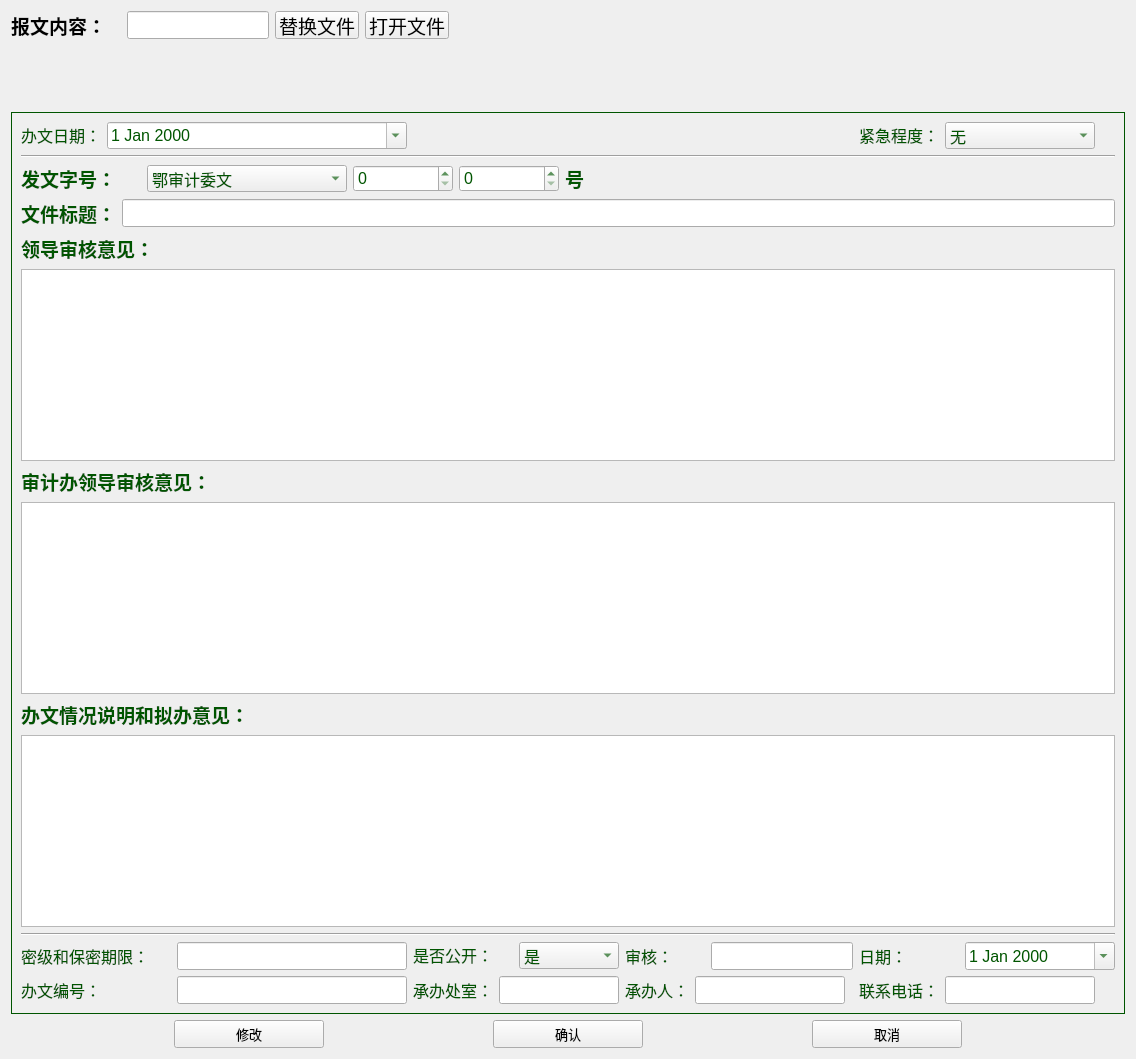
     <widget class="QWidget" name="page_gw">
      <layout class="QGridLayout" name="gridLayout_3">
       <item row="2" column="0">
        <widget class="QFrame" name="frame_2">
         <property name="styleSheet">
          <string notr="true">color: rgb(0, 85, 0);</string>
         </property>
         <property name="frameShape">
          <enum>QFrame::Box</enum>
         </property>
         <property name="frameShadow">
          <enum>QFrame::Plain</enum>
         </property>
         <layout class="QGridLayout" name="gridLayout">
          <item row="0" column="0">
           <layout class="QFormLayout" name="formLayout_35">
            <item row="0" column="0">
             <widget class="QLabel" name="label_34">
              <property name="font">
               <font>
                <pointsize>12</pointsize>
               </font>
              </property>
              <property name="text">
               <string>&lt;html&gt;&lt;head/&gt;&lt;body&gt;&lt;p&gt;&lt;span style=&quot; color:#005500;&quot;&gt;办文日期：&lt;/span&gt;&lt;/p&gt;&lt;/body&gt;&lt;/html&gt;</string>
              </property>
             </widget>
            </item>
            <item row="0" column="1">
             <widget class="QDateEdit" name="dateEdit_7">
              <property name="font">
               <font>
                <pointsize>12</pointsize>
               </font>
              </property>
              <property name="calendarPopup">
               <bool>true</bool>
              </property>
             </widget>
            </item>
           </layout>
          </item>
          <item row="0" column="3">
           <layout class="QFormLayout" name="formLayout_36">
            <item row="0" column="0">
             <widget class="QLabel" name="label_35">
              <property name="font">
               <font>
                <pointsize>12</pointsize>
               </font>
              </property>
              <property name="text">
               <string>&lt;html&gt;&lt;head/&gt;&lt;body&gt;&lt;p&gt;&lt;span style=&quot; color:#005500;&quot;&gt;紧急程度：&lt;/span&gt;&lt;/p&gt;&lt;/body&gt;&lt;/html&gt;</string>
              </property>
             </widget>
            </item>
            <item row="0" column="1">
             <widget class="QComboBox" name="comboBox_4">
              <property name="maximumSize">
               <size>
                <width>150</width>
                <height>16777215</height>
               </size>
              </property>
              <property name="font">
               <font>
                <pointsize>12</pointsize>
               </font>
              </property>
              <item>
               <property name="text">
                <string>无</string>
               </property>
              </item>
              <item>
               <property name="text">
                <string>特急</string>
               </property>
              </item>
              <item>
               <property name="text">
                <string>加急</string>
               </property>
              </item>
             </widget>
            </item>
           </layout>
          </item>
          <item row="1" column="0" colspan="4">
           <widget class="Line" name="line_4">
            <property name="sizePolicy">
             <sizepolicy hsizetype="Expanding" vsizetype="Fixed">
              <horstretch>0</horstretch>
              <verstretch>0</verstretch>
             </sizepolicy>
            </property>
            <property name="orientation">
             <enum>Qt::Horizontal</enum>
            </property>
           </widget>
          </item>
          <item row="2" column="0" colspan="4">
           <layout class="QHBoxLayout" name="horizontalLayout_14">
            <item>
             <widget class="QLabel" name="label_num">
              <property name="maximumSize">
               <size>
                <width>120</width>
                <height>16777215</height>
               </size>
              </property>
              <property name="font">
               <font>
                <pointsize>14</pointsize>
                <weight>75</weight>
                <bold>true</bold>
               </font>
              </property>
              <property name="text">
               <string>&lt;html&gt;&lt;head/&gt;&lt;body&gt;&lt;p&gt;&lt;span style=&quot; color:#005500;&quot;&gt;发文字号：&lt;/span&gt;&lt;/p&gt;&lt;/body&gt;&lt;/html&gt;</string>
              </property>
             </widget>
            </item>
            <item>
             <widget class="QComboBox" name="comboBox_10">
              <property name="maximumSize">
               <size>
                <width>200</width>
                <height>16777215</height>
               </size>
              </property>
              <property name="font">
               <font>
                <pointsize>12</pointsize>
                <weight>50</weight>
                <bold>false</bold>
               </font>
              </property>
              <item>
               <property name="text">
                <string>鄂审计委文</string>
               </property>
              </item>
              <item>
               <property name="text">
                <string>鄂审计委发</string>
               </property>
              </item>
              <item>
               <property name="text">
                <string>鄂审计委办文</string>
               </property>
              </item>
              <item>
               <property name="text">
                <string>鄂审计委办发</string>
               </property>
              </item>
              <item>
               <property name="text">
                <string>鄂审计委函</string>
               </property>
              </item>
              <item>
               <property name="text">
                <string>鄂审计委办函</string>
               </property>
              </item>
              <item>
               <property name="text">
                <string>鄂审计委便签</string>
               </property>
              </item>
              <item>
               <property name="text">
                <string>鄂审计委办便签</string>
               </property>
              </item>
              <item>
               <property name="text">
                <string>会议纪要</string>
               </property>
              </item>
             </widget>
            </item>
            <item>
             <widget class="QSpinBox" name="spinBox_2">
              <property name="maximumSize">
               <size>
                <width>100</width>
                <height>16777215</height>
               </size>
              </property>
              <property name="font">
               <font>
                <pointsize>12</pointsize>
               </font>
              </property>
              <property name="maximum">
               <number>10000</number>
              </property>
             </widget>
            </item>
            <item>
             <widget class="QSpinBox" name="spinBox_3">
              <property name="maximumSize">
               <size>
                <width>100</width>
                <height>16777215</height>
               </size>
              </property>
              <property name="font">
               <font>
                <pointsize>12</pointsize>
               </font>
              </property>
              <property name="maximum">
               <number>10000</number>
              </property>
             </widget>
            </item>
            <item>
             <widget class="QLabel" name="label_51">
              <property name="font">
               <font>
                <pointsize>14</pointsize>
                <weight>75</weight>
                <bold>true</bold>
               </font>
              </property>
              <property name="text">
               <string>号</string>
              </property>
             </widget>
            </item>
           </layout>
          </item>
          <item row="3" column="0" colspan="4">
           <layout class="QFormLayout" name="formLayout_18">
            <item row="0" column="0">
             <widget class="QLabel" name="label_num_3">
              <property name="font">
               <font>
                <pointsize>14</pointsize>
                <weight>75</weight>
                <bold>true</bold>
               </font>
              </property>
              <property name="text">
               <string>&lt;html&gt;&lt;head/&gt;&lt;body&gt;&lt;p&gt;&lt;span style=&quot; color:#005500;&quot;&gt;文件标题：&lt;/span&gt;&lt;/p&gt;&lt;/body&gt;&lt;/html&gt;</string>
              </property>
             </widget>
            </item>
            <item row="0" column="1">
             <widget class="QLineEdit" name="lineEdit_num_3">
              <property name="sizePolicy">
               <sizepolicy hsizetype="Expanding" vsizetype="Fixed">
                <horstretch>0</horstretch>
                <verstretch>0</verstretch>
               </sizepolicy>
              </property>
              <property name="minimumSize">
               <size>
                <width>0</width>
                <height>28</height>
               </size>
              </property>
              <property name="font">
               <font>
                <pointsize>12</pointsize>
               </font>
              </property>
             </widget>
            </item>
           </layout>
          </item>
          <item row="4" column="0" colspan="4">
           <layout class="QFormLayout" name="formLayout_19">
            <item row="1" column="0" colspan="2">
             <widget class="QLabel" name="label_num_4">
              <property name="font">
               <font>
                <pointsize>14</pointsize>
                <weight>75</weight>
                <bold>true</bold>
               </font>
              </property>
              <property name="text">
               <string>&lt;html&gt;&lt;head/&gt;&lt;body&gt;&lt;p&gt;&lt;span style=&quot; color:#005500;&quot;&gt;领导审核意见：&lt;/span&gt;&lt;/p&gt;&lt;/body&gt;&lt;/html&gt;</string>
              </property>
             </widget>
            </item>
            <item row="2" column="0" colspan="2">
             <widget class="QTextEdit" name="textEdit_2">
              <property name="enabled">
               <bool>true</bool>
              </property>
              <property name="font">
               <font>
                <pointsize>12</pointsize>
               </font>
              </property>
             </widget>
            </item>
           </layout>
          </item>
          <item row="5" column="0" colspan="4">
           <layout class="QFormLayout" name="formLayout_20">
            <item row="0" column="0" colspan="2">
             <widget class="QLabel" name="label_num_5">
              <property name="font">
               <font>
                <pointsize>14</pointsize>
                <weight>75</weight>
                <bold>true</bold>
               </font>
              </property>
              <property name="text">
               <string notr="true">&lt;html&gt;&lt;head/&gt;&lt;body&gt;&lt;p&gt;&lt;span style=&quot; color:#005500;&quot;&gt;审计办领导审核意见：&lt;/span&gt;&lt;/p&gt;&lt;/body&gt;&lt;/html&gt;</string>
              </property>
             </widget>
            </item>
            <item row="1" column="0" colspan="2">
             <widget class="QTextEdit" name="textEdit_4">
              <property name="font">
               <font>
                <pointsize>12</pointsize>
               </font>
              </property>
             </widget>
            </item>
           </layout>
          </item>
          <item row="6" column="0" colspan="4">
           <layout class="QFormLayout" name="formLayout_21">
            <item row="1" column="0" colspan="2">
             <widget class="QLabel" name="label_num_6">
              <property name="font">
               <font>
                <pointsize>14</pointsize>
                <weight>75</weight>
                <bold>true</bold>
               </font>
              </property>
              <property name="text">
               <string notr="true">&lt;html&gt;&lt;head/&gt;&lt;body&gt;&lt;p&gt;&lt;span style=&quot; color:#005500;&quot;&gt;办文情况说明和拟办意见：&lt;/span&gt;&lt;/p&gt;&lt;/body&gt;&lt;/html&gt;</string>
              </property>
             </widget>
            </item>
            <item row="2" column="0" colspan="2">
             <widget class="QTextEdit" name="textEdit_3">
              <property name="font">
               <font>
                <pointsize>12</pointsize>
               </font>
              </property>
             </widget>
            </item>
           </layout>
          </item>
          <item row="7" column="0" colspan="4">
           <widget class="Line" name="line_3">
            <property name="sizePolicy">
             <sizepolicy hsizetype="Expanding" vsizetype="Fixed">
              <horstretch>0</horstretch>
              <verstretch>0</verstretch>
             </sizepolicy>
            </property>
            <property name="orientation">
             <enum>Qt::Horizontal</enum>
            </property>
           </widget>
          </item>
          <item row="8" column="0">
           <layout class="QFormLayout" name="formLayout_27">
            <item row="0" column="0">
             <widget class="QLabel" name="label_26">
              <property name="minimumSize">
               <size>
                <width>150</width>
                <height>0</height>
               </size>
              </property>
              <property name="maximumSize">
               <size>
                <width>100</width>
                <height>16777215</height>
               </size>
              </property>
              <property name="font">
               <font>
                <pointsize>12</pointsize>
               </font>
              </property>
              <property name="text">
               <string>&lt;html&gt;&lt;head/&gt;&lt;body&gt;&lt;p&gt;&lt;span style=&quot; color:#005500;&quot;&gt;密级和保密期限：&lt;/span&gt;&lt;/p&gt;&lt;/body&gt;&lt;/html&gt;</string>
              </property>
             </widget>
            </item>
            <item row="0" column="1">
             <widget class="QLineEdit" name="lineEdit_22">
              <property name="minimumSize">
               <size>
                <width>230</width>
                <height>28</height>
               </size>
              </property>
              <property name="maximumSize">
               <size>
                <width>230</width>
                <height>0</height>
               </size>
              </property>
              <property name="font">
               <font>
                <pointsize>12</pointsize>
               </font>
              </property>
             </widget>
            </item>
           </layout>
          </item>
          <item row="8" column="1">
           <layout class="QFormLayout" name="formLayout_28">
            <item row="0" column="0">
             <widget class="QLabel" name="label_27">
              <property name="minimumSize">
               <size>
                <width>100</width>
                <height>0</height>
               </size>
              </property>
              <property name="maximumSize">
               <size>
                <width>75</width>
                <height>16777215</height>
               </size>
              </property>
              <property name="font">
               <font>
                <pointsize>12</pointsize>
               </font>
              </property>
              <property name="text">
               <string>&lt;html&gt;&lt;head/&gt;&lt;body&gt;&lt;p&gt;&lt;span style=&quot; color:#005500;&quot;&gt;是否公开：&lt;/span&gt;&lt;/p&gt;&lt;/body&gt;&lt;/html&gt;</string>
              </property>
             </widget>
            </item>
            <item row="0" column="1">
             <widget class="QComboBox" name="comboBox_5">
              <property name="maximumSize">
               <size>
                <width>120</width>
                <height>16777215</height>
               </size>
              </property>
              <property name="font">
               <font>
                <pointsize>12</pointsize>
               </font>
              </property>
              <item>
               <property name="text">
                <string>是</string>
               </property>
              </item>
              <item>
               <property name="text">
                <string>否</string>
               </property>
              </item>
             </widget>
            </item>
           </layout>
          </item>
          <item row="8" column="2">
           <layout class="QFormLayout" name="formLayout_29">
            <item row="0" column="0">
             <widget class="QLabel" name="label_28">
              <property name="minimumSize">
               <size>
                <width>80</width>
                <height>0</height>
               </size>
              </property>
              <property name="maximumSize">
               <size>
                <width>16777215</width>
                <height>16777215</height>
               </size>
              </property>
              <property name="font">
               <font>
                <pointsize>12</pointsize>
               </font>
              </property>
              <property name="text">
               <string>&lt;html&gt;&lt;head/&gt;&lt;body&gt;&lt;p&gt;&lt;span style=&quot; color:#005500;&quot;&gt;审核：&lt;/span&gt;&lt;/p&gt;&lt;/body&gt;&lt;/html&gt;</string>
              </property>
             </widget>
            </item>
            <item row="0" column="1">
             <widget class="QLineEdit" name="lineEdit_24">
              <property name="minimumSize">
               <size>
                <width>0</width>
                <height>28</height>
               </size>
              </property>
              <property name="maximumSize">
               <size>
                <width>150</width>
                <height>16777215</height>
               </size>
              </property>
              <property name="font">
               <font>
                <pointsize>12</pointsize>
               </font>
              </property>
             </widget>
            </item>
           </layout>
          </item>
          <item row="8" column="3">
           <layout class="QFormLayout" name="formLayout_30">
            <item row="0" column="0">
             <widget class="QLabel" name="label_29">
              <property name="minimumSize">
               <size>
                <width>100</width>
                <height>0</height>
               </size>
              </property>
              <property name="maximumSize">
               <size>
                <width>100</width>
                <height>16777215</height>
               </size>
              </property>
              <property name="font">
               <font>
                <pointsize>12</pointsize>
               </font>
              </property>
              <property name="text">
               <string>&lt;html&gt;&lt;head/&gt;&lt;body&gt;&lt;p&gt;&lt;span style=&quot; color:#005500;&quot;&gt;日期：&lt;/span&gt;&lt;/p&gt;&lt;/body&gt;&lt;/html&gt;</string>
              </property>
             </widget>
            </item>
            <item row="0" column="1">
             <widget class="QDateEdit" name="dateEdit_6">
              <property name="sizePolicy">
               <sizepolicy hsizetype="Fixed" vsizetype="Fixed">
                <horstretch>0</horstretch>
                <verstretch>0</verstretch>
               </sizepolicy>
              </property>
              <property name="minimumSize">
               <size>
                <width>150</width>
                <height>28</height>
               </size>
              </property>
              <property name="maximumSize">
               <size>
                <width>150</width>
                <height>28</height>
               </size>
              </property>
              <property name="font">
               <font>
                <pointsize>12</pointsize>
               </font>
              </property>
              <property name="calendarPopup">
               <bool>true</bool>
              </property>
             </widget>
            </item>
           </layout>
          </item>
          <item row="9" column="0">
           <layout class="QFormLayout" name="formLayout_31">
            <item row="0" column="0">
             <widget class="QLabel" name="label_30">
              <property name="minimumSize">
               <size>
                <width>150</width>
                <height>0</height>
               </size>
              </property>
              <property name="maximumSize">
               <size>
                <width>125</width>
                <height>16777215</height>
               </size>
              </property>
              <property name="font">
               <font>
                <pointsize>12</pointsize>
               </font>
              </property>
              <property name="text">
               <string>&lt;html&gt;&lt;head/&gt;&lt;body&gt;&lt;p&gt;&lt;span style=&quot; color:#005500;&quot;&gt;办文编号：&lt;/span&gt;&lt;/p&gt;&lt;/body&gt;&lt;/html&gt;</string>
              </property>
             </widget>
            </item>
            <item row="0" column="1">
             <widget class="QLineEdit" name="lineEdit_25">
              <property name="minimumSize">
               <size>
                <width>230</width>
                <height>28</height>
               </size>
              </property>
              <property name="maximumSize">
               <size>
                <width>230</width>
                <height>16777215</height>
               </size>
              </property>
              <property name="font">
               <font>
                <pointsize>12</pointsize>
               </font>
              </property>
             </widget>
            </item>
           </layout>
          </item>
          <item row="9" column="1">
           <layout class="QFormLayout" name="formLayout_32">
            <item row="0" column="1">
             <widget class="QLineEdit" name="lineEdit_26">
              <property name="minimumSize">
               <size>
                <width>0</width>
                <height>28</height>
               </size>
              </property>
              <property name="maximumSize">
               <size>
                <width>120</width>
                <height>16777215</height>
               </size>
              </property>
              <property name="font">
               <font>
                <pointsize>12</pointsize>
               </font>
              </property>
             </widget>
            </item>
            <item row="0" column="0">
             <widget class="QLabel" name="label_31">
              <property name="font">
               <font>
                <pointsize>12</pointsize>
               </font>
              </property>
              <property name="text">
               <string>&lt;html&gt;&lt;head/&gt;&lt;body&gt;&lt;p&gt;&lt;span style=&quot; color:#005500;&quot;&gt;承办处室：&lt;/span&gt;&lt;/p&gt;&lt;/body&gt;&lt;/html&gt;</string>
              </property>
             </widget>
            </item>
           </layout>
          </item>
          <item row="9" column="2">
           <layout class="QFormLayout" name="formLayout_33">
            <item row="0" column="0">
             <widget class="QLabel" name="label_32">
              <property name="font">
               <font>
                <pointsize>12</pointsize>
               </font>
              </property>
              <property name="text">
               <string>&lt;html&gt;&lt;head/&gt;&lt;body&gt;&lt;p&gt;&lt;span style=&quot; color:#005500;&quot;&gt;承办人：&lt;/span&gt;&lt;/p&gt;&lt;/body&gt;&lt;/html&gt;</string>
              </property>
             </widget>
            </item>
            <item row="0" column="1">
             <widget class="QLineEdit" name="lineEdit_27">
              <property name="minimumSize">
               <size>
                <width>0</width>
                <height>28</height>
               </size>
              </property>
              <property name="maximumSize">
               <size>
                <width>150</width>
                <height>16777215</height>
               </size>
              </property>
              <property name="font">
               <font>
                <pointsize>12</pointsize>
               </font>
              </property>
             </widget>
            </item>
           </layout>
          </item>
          <item row="9" column="3">
           <layout class="QFormLayout" name="formLayout_34">
            <item row="0" column="0">
             <widget class="QLabel" name="label_33">
              <property name="font">
               <font>
                <pointsize>12</pointsize>
               </font>
              </property>
              <property name="text">
               <string>&lt;html&gt;&lt;head/&gt;&lt;body&gt;&lt;p&gt;&lt;span style=&quot; color:#005500;&quot;&gt;联系电话：&lt;/span&gt;&lt;/p&gt;&lt;/body&gt;&lt;/html&gt;</string>
              </property>
             </widget>
            </item>
            <item row="0" column="1">
             <widget class="QLineEdit" name="lineEdit_28">
              <property name="minimumSize">
               <size>
                <width>150</width>
                <height>28</height>
               </size>
              </property>
              <property name="maximumSize">
               <size>
                <width>150</width>
                <height>16777215</height>
               </size>
              </property>
              <property name="font">
               <font>
                <pointsize>12</pointsize>
               </font>
              </property>
             </widget>
            </item>
           </layout>
          </item>
         </layout>
        </widget>
       </item>
       <item row="1" column="0">
        <widget class="QWidget" name="widget_gwhead" native="true">
         <property name="minimumSize">
          <size>
           <width>0</width>
           <height>60</height>
          </size>
         </property>
         <property name="styleSheet">
          <string notr="true">image: url(:/resource_dir/gwdarkhead.png);</string>
         </property>
        </widget>
       </item>
       <item row="0" column="0">
        <layout class="QHBoxLayout" name="horizontalLayout_2">
         <item>
          <widget class="QLabel" name="label_file_3">
           <property name="minimumSize">
            <size>
             <width>110</width>
             <height>0</height>
            </size>
           </property>
           <property name="maximumSize">
            <size>
             <width>16777215</width>
             <height>16777215</height>
            </size>
           </property>
           <property name="font">
            <font>
             <pointsize>14</pointsize>
             <weight>75</weight>
             <bold>true</bold>
            </font>
           </property>
           <property name="text">
            <string>&lt;html&gt;&lt;head/&gt;&lt;body&gt;&lt;p&gt;&lt;span style=&quot; color:#000000;&quot;&gt;报文内容：&lt;/span&gt;&lt;/p&gt;&lt;/body&gt;&lt;/html&gt;</string>
           </property>
          </widget>
         </item>
         <item>
          <widget class="QLineEdit" name="lineEdit_file_3">
           <property name="sizePolicy">
            <sizepolicy hsizetype="Fixed" vsizetype="Fixed">
             <horstretch>0</horstretch>
             <verstretch>0</verstretch>
            </sizepolicy>
           </property>
           <property name="minimumSize">
            <size>
             <width>0</width>
             <height>28</height>
            </size>
           </property>
           <property name="maximumSize">
            <size>
             <width>16777215</width>
             <height>28</height>
            </size>
           </property>
           <property name="font">
            <font>
             <pointsize>12</pointsize>
            </font>
           </property>
          </widget>
         </item>
         <item>
          <widget class="QPushButton" name="pushButton_file">
           <property name="sizePolicy">
            <sizepolicy hsizetype="Minimum" vsizetype="Fixed">
             <horstretch>0</horstretch>
             <verstretch>0</verstretch>
            </sizepolicy>
           </property>
           <property name="minimumSize">
            <size>
             <width>0</width>
             <height>28</height>
            </size>
           </property>
           <property name="maximumSize">
            <size>
             <width>101</width>
             <height>28</height>
            </size>
           </property>
           <property name="font">
            <font>
             <pointsize>14</pointsize>
            </font>
           </property>
           <property name="text">
            <string>替换文件</string>
           </property>
          </widget>
         </item>
         <item>
          <widget class="QPushButton" name="pushButton_opfile">
           <property name="minimumSize">
            <size>
             <width>0</width>
             <height>28</height>
            </size>
           </property>
           <property name="maximumSize">
            <size>
             <width>101</width>
             <height>28</height>
            </size>
           </property>
           <property name="font">
            <font>
             <pointsize>14</pointsize>
            </font>
           </property>
           <property name="text">
            <string>打开文件</string>
           </property>
          </widget>
         </item>
         <item>
          <spacer name="horizontalSpacer_5">
           <property name="orientation">
            <enum>Qt::Horizontal</enum>
           </property>
           <property name="sizeHint" stdset="0">
            <size>
             <width>40</width>
             <height>20</height>
            </size>
           </property>
          </spacer>
         </item>
        </layout>
       </item>
       <item row="3" column="0">
        <layout class="QHBoxLayout" name="horizontalLayout_9">
         <item>
          <widget class="QPushButton" name="pushButton_2">
           <property name="sizePolicy">
            <sizepolicy hsizetype="Expanding" vsizetype="Expanding">
             <horstretch>0</horstretch>
             <verstretch>0</verstretch>
            </sizepolicy>
           </property>
           <property name="minimumSize">
            <size>
             <width>150</width>
             <height>28</height>
            </size>
           </property>
           <property name="maximumSize">
            <size>
             <width>150</width>
             <height>28</height>
            </size>
           </property>
           <property name="font">
            <font>
             <pointsize>10</pointsize>
            </font>
           </property>
           <property name="text">
            <string>修改</string>
           </property>
          </widget>
         </item>
         <item>
          <widget class="QPushButton" name="pushButton_8">
           <property name="sizePolicy">
            <sizepolicy hsizetype="Expanding" vsizetype="Expanding">
             <horstretch>0</horstretch>
             <verstretch>0</verstretch>
            </sizepolicy>
           </property>
           <property name="minimumSize">
            <size>
             <width>150</width>
             <height>28</height>
            </size>
           </property>
           <property name="maximumSize">
            <size>
             <width>150</width>
             <height>28</height>
            </size>
           </property>
           <property name="font">
            <font>
             <pointsize>10</pointsize>
            </font>
           </property>
           <property name="text">
            <string>确认</string>
           </property>
          </widget>
         </item>
         <item>
          <widget class="QPushButton" name="pushButton_9">
           <property name="sizePolicy">
            <sizepolicy hsizetype="Expanding" vsizetype="Expanding">
             <horstretch>0</horstretch>
             <verstretch>0</verstretch>
            </sizepolicy>
           </property>
           <property name="minimumSize">
            <size>
             <width>150</width>
             <height>28</height>
            </size>
           </property>
           <property name="maximumSize">
            <size>
             <width>150</width>
             <height>28</height>
            </size>
           </property>
           <property name="font">
            <font>
             <pointsize>10</pointsize>
            </font>
           </property>
           <property name="text">
            <string>取消</string>
           </property>
          </widget>
         </item>
        </layout>
       </item>
      </layout>
     </widget>
